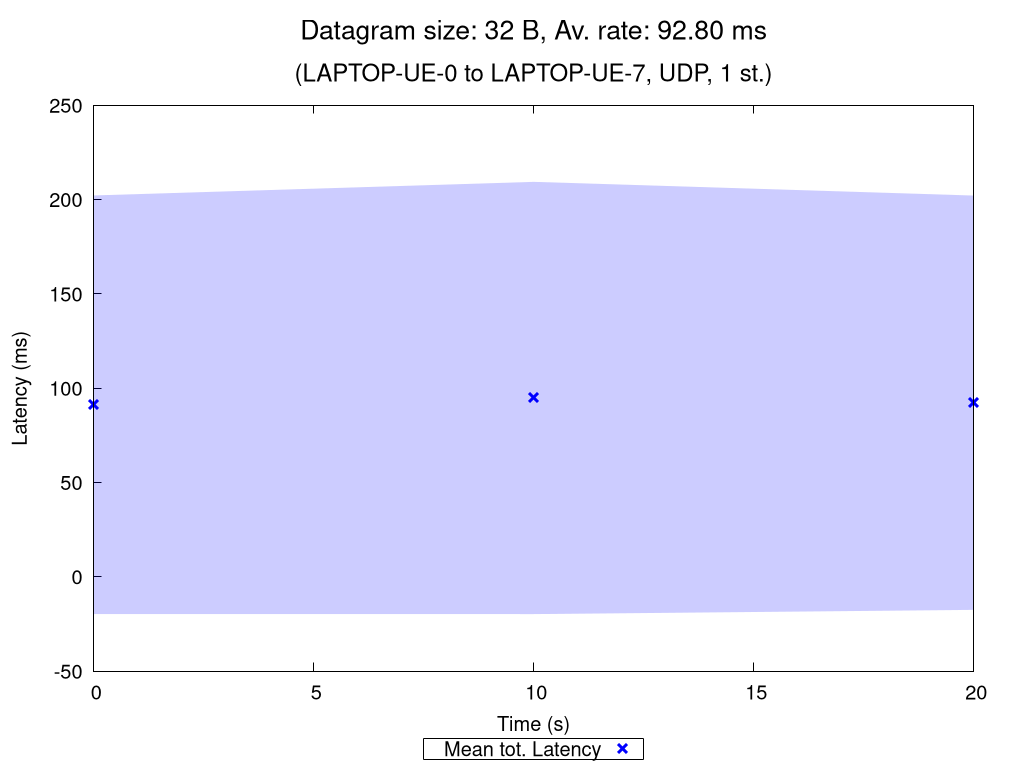

This figure's gnuplot source:
set terminal pngcairo nocrop enhanced size 1024,768 font "Verdana,15"
set output "UDP_1_st_2020_11_02_12-33-25_one2two_00032B.png"

set title "{/=20 Datagram size: 32 B, Av. rate: 92.80 ms}\n\n{/=18 (LAPTOP-UE-0 to LAPTOP-UE-7, UDP, 1 st.)}"

set xlabel "Time (s)"
set ylabel "Latency (ms)"
set ytics nomirror
set key bmargin center horizontal box samplen 1 width -1
set bmargin 4.6
set rmargin 4.5

rf = 1.0  # rate factor
set style fill transparent solid 0.2 noborder
set autoscale xfix
plot "UDP_1_st_2020_11_02_12-33-25_one2two_00032B_iperf_processed.dat" using 1:($2/rf-$3/rf):($2/rf+$3/rf) with filledcurves lc rgb "blue" notitle, \
     "" using 1:($2/rf) with points pt 2 ps 1.5 lw 3 lc rgb "blue" title "Mean tot. Latency", \
